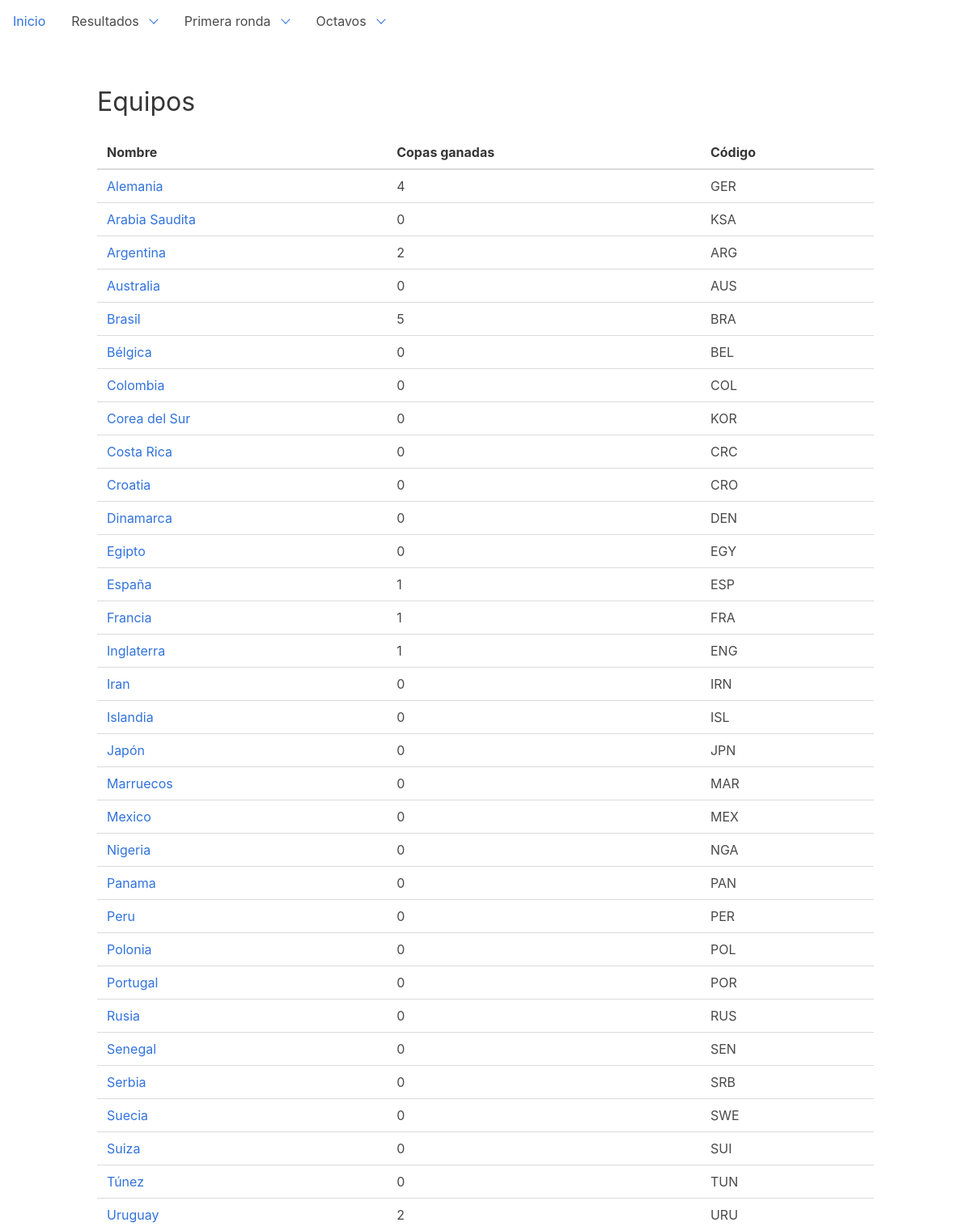
The page /dashboard/teams on the database as committed earlier.
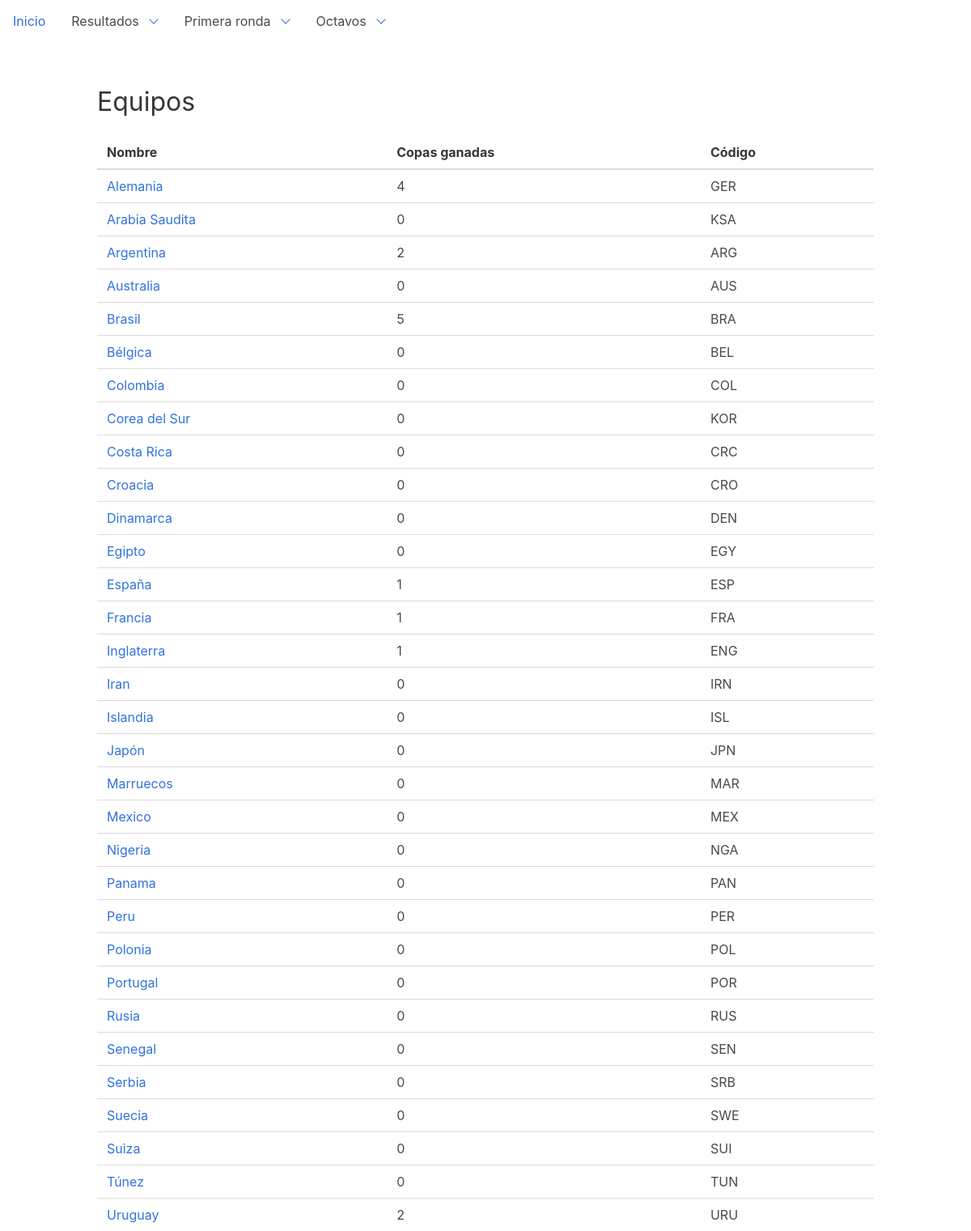
The same page on the database as committed later.
### dashboard/models.py (models this page shows, shortened)
class Team(models.Model):
    GROUP_CHOICES = (
        ('A', 'Grupo A'),
        ('B', 'Grupo B'),
        ('C', 'Grupo C'),
        ('D', 'Grupo D'),
        ('E', 'Grupo E'),
        ('F', 'Grupo F'),
        ('G', 'Grupo G'),
        ('H', 'Grupo H'),
    )
    group = models.CharField(choices=GROUP_CHOICES, max_length=1, null=True, default='A')
    name = models.CharField(max_length=32)
    code = models.CharField(max_length=32)
    cups = models.IntegerField(default=0)
    finals = models.IntegerField(default=0)
    semifinals = models.IntegerField(default=0)
    class Meta:
        ordering = ["name"]

### dashboard/views.py (the view)
class TeamListView(ListView):
    model = Team

### templates/dashboard/team_list.html (shortened to what this page needs)
{% extends 'base.html' %}
{% block content %}
    <h1 class="title">Equipos</h1>
    <table class="sortable">
        <thead>
        <tr>
            <th>Nombre</th>
            <th>Copas ganadas </th>
            <th>Código</th>
        </tr>
        </thead>
        <tbody>
        {% for team in team_list %}
            <tr>
                <td><a href="{% url 'team-detail' team.pk %}">{{ team.name }}</a></td>
                <td>{{ team.cups }}</td>
                <td>{{ team.code }}</td>
            </tr>
        {% endfor %}
        </tbody>
    </table>
{% endblock %}

Rows that differ between the two databases and show on the page:
changed Team "CRO": name "Croatia" → "Croacia"
